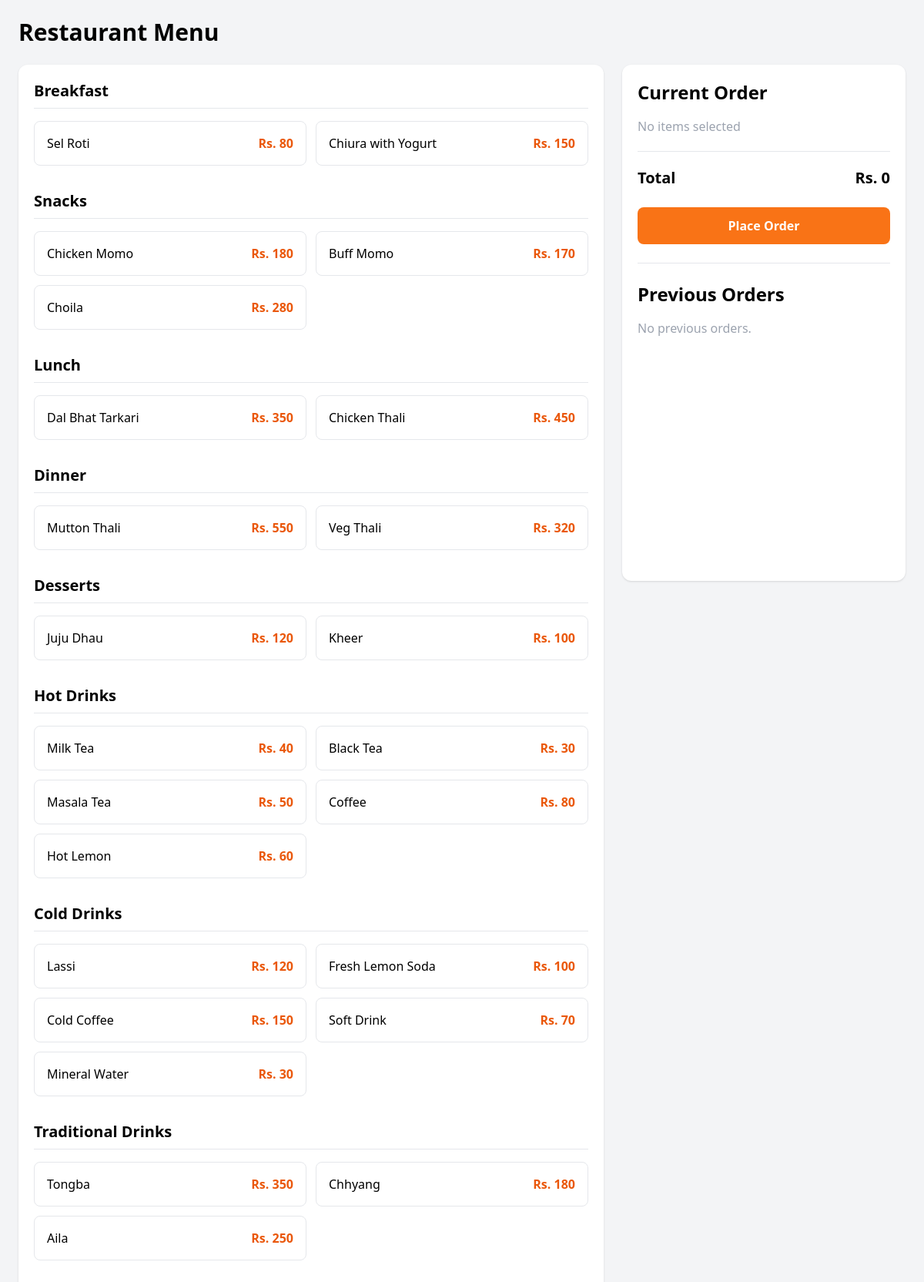
The app's page /orders/menu/20/ (signed in), older data.
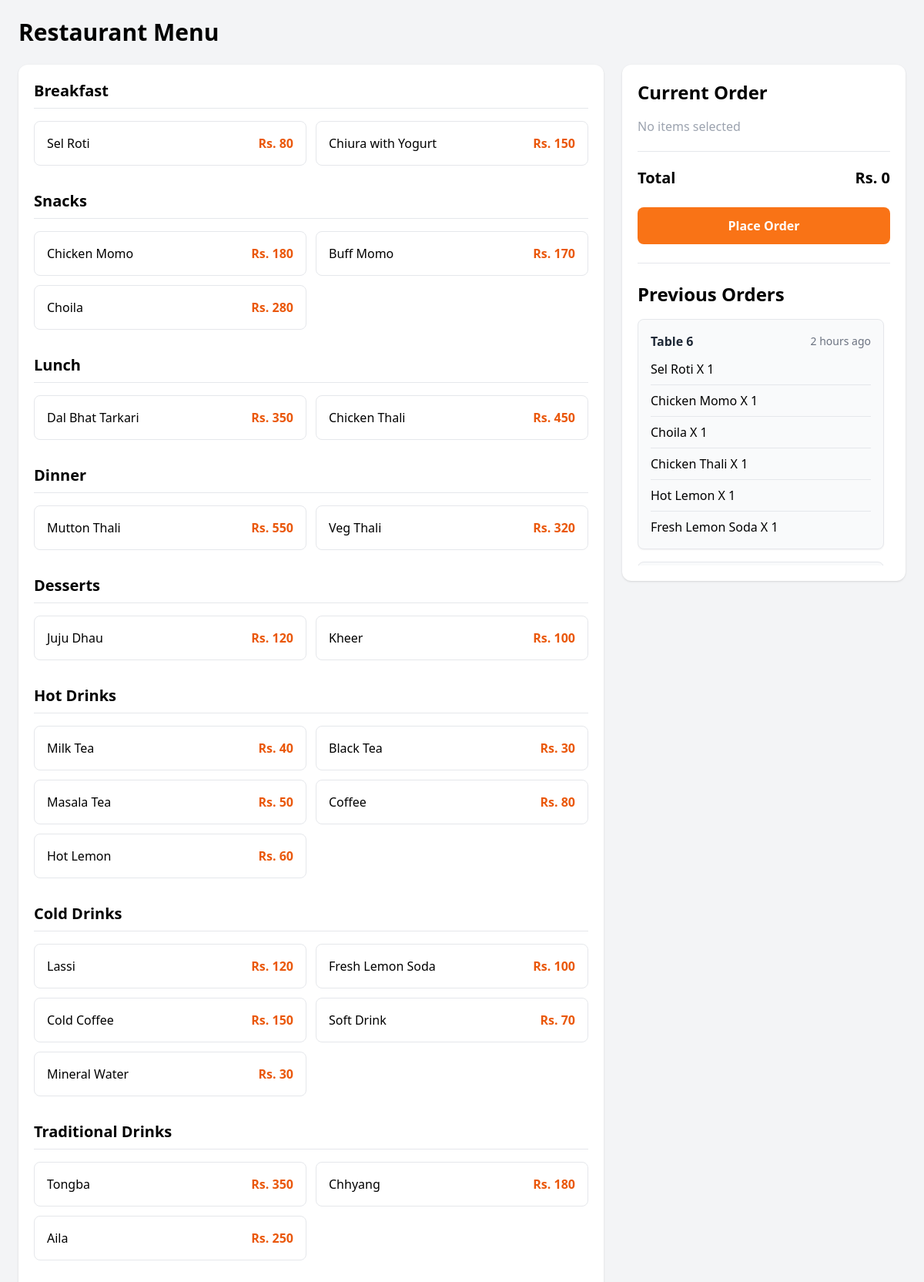
The same page, newer data.
### orders/models.py (models this page shows, shortened)
class Category(models.Model):
    name = models.CharField(max_length=150)
    class Meta:
        verbose_name_plural = 'Categories'
    def __str__(self):
        return self.name

class MenuItem(models.Model):
    category = models.ForeignKey(Category, on_delete=models.CASCADE, related_name='items')
    name = models.CharField(max_length=200)
    price = models.PositiveIntegerField()
    description = models.TextField(null = True, blank = True)
    def __str__(self):
        return self.name

class Order(models.Model):
    class ORDER_STATUS(models.TextChoices):
        PREPARING = 'p', 'Preparing'
        READY = 'r', 'Ready'
        SERVED = 's', 'Served'
        BILLED = 'b', 'Billed'
    id = models.UUIDField(primary_key=True, default=uuid.uuid4, editable=False)
    table = models.ForeignKey(Table, on_delete=models.PROTECT, related_name='orders')
    status = models.CharField(max_length=2, choices=ORDER_STATUS, default=ORDER_STATUS.PREPARING)
    created_at =  models.DateTimeField(auto_now_add=True)

class Table(models.Model):
    name = models.CharField(max_length=20)
    is_reserved = models.BooleanField(default=False, null=True)
    def __str__(self):
        return self.name

class OrderItem(models.Model):
    order = models.ForeignKey(Order, on_delete=models.PROTECT, related_name='items')
    menu_item = models.ForeignKey(MenuItem, on_delete=models.PROTECT, related_name='order_items')
    price = models.PositiveIntegerField()
    quantity = models.PositiveIntegerField(default=1)
    def __str__(self):
        return f"{self.menu_item} X {self.quantity}"

### orders/views.py (the view, shortened to what this page needs)
# urls.py: path("menu/<table_id>/", views.menu_view, name="menu_view_url"),
@role_required([User.ROLE_CHOICES.WAITER])
def menu_view(request, table_id):
    categories = Category.objects.all()
    orders = Order.objects.filter(table_id=table_id).exclude(status=Order.ORDER_STATUS.BILLED).order_by('-created_at')
    return render(request, 'orders/menu.html',{
        'categories': categories,
        'table_id': table_id ,
        'orders': orders
    })

### orders/templates/orders/menu.html (shortened to what this page needs)
{% load humanize %}
<html lang="en">
  <head>
    <script src="https://cdn.tailwindcss.com"></script>
  </head>
<body class="bg-gray-100">
<div class="max-w-7xl mx-auto p-6">
    <h1 class="text-3xl font-bold mb-6">
        Restaurant Menu
    </h1>
    <div class="grid grid-cols-1 lg:grid-cols-3 gap-6">
        <div class="lg:col-span-2 bg-white rounded-xl shadow p-5">
            {% for category in categories %}
            <div class="mb-8">
                <h2 class="text-xl font-bold border-b pb-2 mb-4">
                    {{ category }}
                </h2>
                <div class="grid md:grid-cols-2 gap-3">
                    {% for item in category.items.all %}
                    <div
                        class="menu-item cursor-pointer border rounded-lg p-4 hover:bg-orange-100 hover:border-orange-400 transition"
                        data-id="{{ item.id }}"
                        data-name="{{ item.name }}"
                        data-price="{{ item.price }}"
                    >
                        <div class="flex justify-between items-center">
                            <span class="font-medium">
                                {{ item.name }}
                            </span>
                            <span class="font-bold text-orange-600">
                                Rs. {{ item.price }}
                            </span>
                        </div>
                    </div>
                    {% endfor %}
                </div>
            </div>
            {% endfor %}
        </div>
        <form class="bg-white rounded-xl shadow p-5 sticky top-5 h-fit" method="post">
            <h2 class="text-2xl font-bold mb-4">
                Current Order
            </h2>
            <div id="selected-menu-items" class="space-y-3">
                <p class="text-gray-400">
                    No items selected
                </p>
            </div>
            <hr class="my-5">
            <div class="flex justify-between text-xl font-bold">
                <span>Total</span>
                <span id="total-price">
                    Rs. 0
                </span>
            </div>
            <button id = "place-order-btn"
                class="mt-6 w-full bg-orange-500 hover:bg-orange-600 text-white py-3 rounded-lg font-semibold"
            >
                Place Order
            </button>
<hr class="my-6">
<h2 class="text-2xl font-bold mb-4">
    Previous Orders
</h2>
<div class="max h-80 overflow-y-auto pr-2 space-y-4">
    {% if orders %}
        {% for order in orders %}
            <div class="bg-gray-50 border rounded-lg p-4 shadow-sm">
                <div class="flex justify-between items-center mb-3">
                    <span class="font-semibold text-gray-800">
                         {{ order.table }}
                    </span>
                    <span class="text-sm text-gray-500">
                        {{ order.created_at|naturaltime }}
                    </span>
                </div>
                <ul class="space-y-2">
                    {% for item in order.items.all %}
                        <li class="border-b last:border-b-0 pb-2 last:pb-0">
                            {{ item }}
                        </li>
                    {% endfor %}
                </ul>
            </div>
        {% endfor %}
    {% else %}
        <p class="text-gray-400">No previous orders.</p>
    {% endif %}
</div>
        </form>
    </div>
</div>
</body>
</html>

Row changes from the older to the newer data that the page shows:
added Order: table "Table 6", created_at "2 hours ago"
added OrderItem: menu_item+quantity "Sel Roti X 1"
added OrderItem: menu_item+quantity "Chicken Momo X 1"
added OrderItem: menu_item+quantity "Choila X 1"
added OrderItem: menu_item+quantity "Chicken Thali X 1"
added OrderItem: menu_item+quantity "Hot Lemon X 1"
added OrderItem: menu_item+quantity "Fresh Lemon Soda X 1"
Text that changed along with them:
text no longer shown: "No previous orders."
